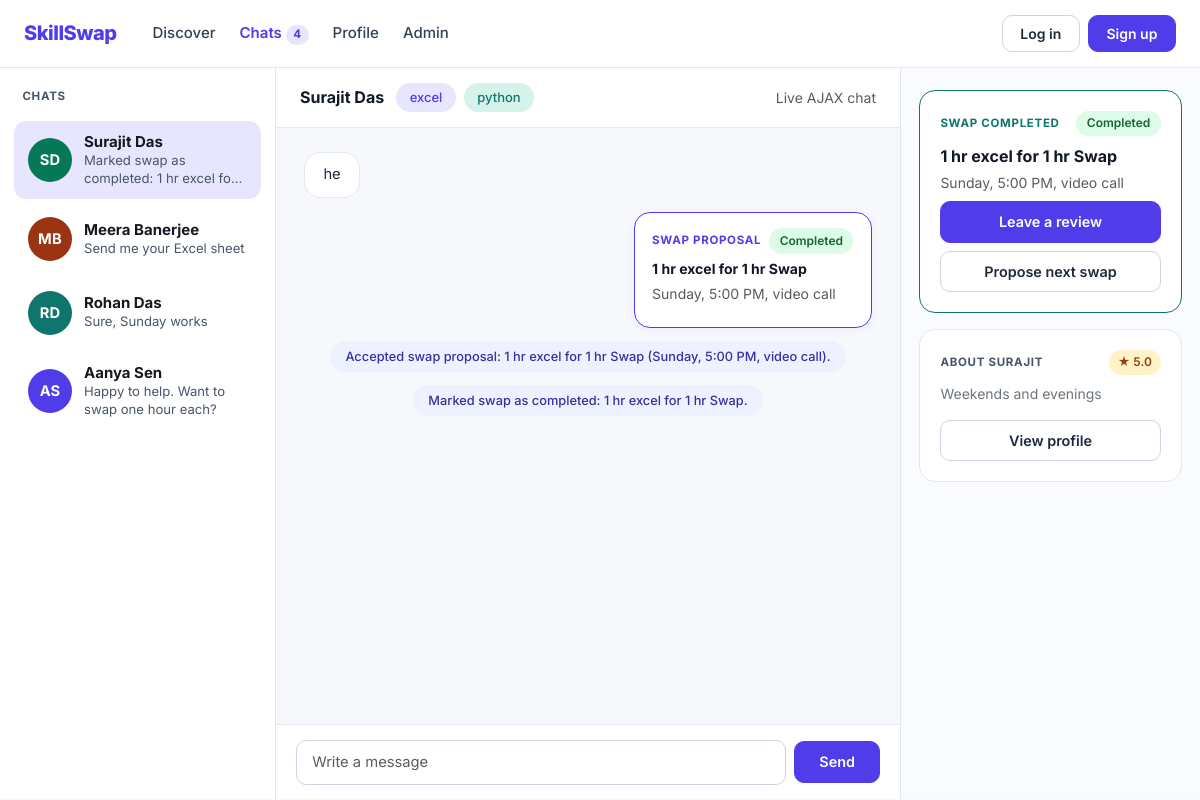
Page /chats.php on the committed database.
### tables this page shows
CREATE TABLE users (
        id INTEGER PRIMARY KEY AUTOINCREMENT,
        name TEXT NOT NULL,
        email TEXT NOT NULL UNIQUE,
        password_hash TEXT NOT NULL,
        initials TEXT NOT NULL,
        avatar_color TEXT NOT NULL DEFAULT '#503CE8',
        availability TEXT NOT NULL DEFAULT 'Weekends, online',
        location TEXT NOT NULL DEFAULT 'Online',
        bio TEXT NOT NULL DEFAULT '',
        created_at TEXT NOT NULL DEFAULT CURRENT_TIMESTAMP
    , role TEXT NOT NULL DEFAULT 'user', status TEXT NOT NULL DEFAULT 'active');

CREATE TABLE "swap_proposals" (
        id INTEGER PRIMARY KEY AUTOINCREMENT,
        proposer_id INTEGER NOT NULL,
        recipient_id INTEGER NOT NULL,
        title TEXT NOT NULL,
        teach_skill TEXT NOT NULL DEFAULT '',
        learn_skill TEXT NOT NULL DEFAULT '',
        schedule_text TEXT NOT NULL,
        note TEXT NOT NULL DEFAULT '',
        status TEXT NOT NULL DEFAULT 'pending' CHECK (status IN ('pending', 'accepted', 'declined', 'completed', 'cancelled')),
        updated_at TEXT NOT NULL DEFAULT CURRENT_TIMESTAMP,
        FOREIGN KEY (proposer_id) REFERENCES users(id) ON DELETE CASCADE,
        FOREIGN KEY (recipient_id) REFERENCES users(id) ON DELETE CASCADE
    );

### includes/auth.php (called while the page is built, shortened)
<?php
function isLoggedIn(): bool
{
    return isset($_SESSION['user_id']) && (int)$_SESSION['user_id'] > 0;
}
function getActiveUserId(): int
{
    return 1;
}
function getUserWithSkills(PDO $pdo, int $userId): ?array
{
    $stmt = $pdo->prepare(
        'SELECT id, name, email, initials, avatar_color, availability, location, bio, role, status, created_at
         FROM users WHERE id = ?'
    );
    $stmt->execute([$userId]);
    $user = $stmt->fetch();
    $skillStmt = $pdo->prepare(
        'SELECT skill_name, skill_type FROM user_skills WHERE user_id = ? ORDER BY sort_order ASC, id ASC'
    );
    $skillStmt->execute([$userId]);
    $teach = [];
    $learn = [];
    foreach ($skillStmt->fetchAll() as $row) {
        if ($row['skill_type'] === 'teach') {
            $teach[] = $row['skill_name'];
        } else {
            $learn[] = $row['skill_name'];
        }
    }
    $revStmt = $pdo->prepare(
        'SELECT COUNT(*) AS cnt, COALESCE(ROUND(AVG(rating), 1), 0) AS avg_rating
         FROM reviews WHERE reviewee_id = ?'
    );
    $revStmt->execute([$userId]);
    $revStats = $revStmt->fetch() ?: ['cnt' => 0, 'avg_rating' => 0];
    $user['teach_skills'] = $teach;
    $user['learn_skills'] = $learn;
    $user['review_count'] = (int)$revStats['cnt'];
    $user['avg_rating'] = (float)$revStats['avg_rating'];
    return $user;
}
function getUserReviews(PDO $pdo, int $userId, int $limit = 10): array
{
    $stmt = $pdo->prepare(
        'SELECT r.*, u.name AS reviewer_name, u.initials AS reviewer_initials, u.avatar_color AS reviewer_color
         FROM reviews r
         JOIN users u ON u.id = r.reviewer_id
         WHERE r.reviewee_id = ?
         ORDER BY r.id DESC
         LIMIT ?'
    );
    $stmt->execute([$userId, $limit]);
    return $stmt->fetchAll();
}
function getCurrentUser(PDO $pdo): array
{
    $user = getUserWithSkills($pdo, getActiveUserId());
    return $user;
}
function e(string $value): string
{
    return htmlspecialchars($value, ENT_QUOTES, 'UTF-8');
}

### includes/proposals.php (called while the page is built, shortened)
<?php
function fetchEnrichedProposal(PDO $pdo, int $proposalId, int $viewerId): ?array
{
    $stmt = $pdo->prepare(
        'SELECT sp.*,
                p.name AS proposer_name,
                r.name AS recipient_name
         FROM swap_proposals sp
         JOIN users p ON p.id = sp.proposer_id
         JOIN users r ON r.id = sp.recipient_id
         WHERE sp.id = ?'
    );
    $stmt->execute([$proposalId]);
    $row = $stmt->fetch();
    $row['is_proposer'] = ((int)$row['proposer_id'] === $viewerId);
    $row['is_recipient'] = ((int)$row['recipient_id'] === $viewerId);
    return $row;
}
function fetchLatestThreadProposal(PDO $pdo, int $userId, int $partnerId): ?array
{
    $stmt = $pdo->prepare(
        'SELECT id FROM swap_proposals
         WHERE (proposer_id = ? AND recipient_id = ?) OR (proposer_id = ? AND recipient_id = ?)
         ORDER BY id DESC LIMIT 1'
    );
    $stmt->execute([$userId, $partnerId, $partnerId, $userId]);
    $id = (int)$stmt->fetchColumn();
    return fetchEnrichedProposal($pdo, $id, $userId);
}
function fetchThreadMessages(PDO $pdo, int $userId, int $partnerId, int $afterId = 0): array
{
    $stmt = $pdo->prepare(
        'SELECT m.id, m.sender_id, m.receiver_id, m.body, m.message_type, m.proposal_id, m.created_at,
                sp.title AS proposal_title, sp.schedule_text AS proposal_schedule, sp.note AS proposal_note,
                sp.status AS proposal_status, sp.proposer_id AS proposal_proposer_id, sp.recipient_id AS proposal_recipient_id
         FROM messages m
         LEFT JOIN swap_proposals sp ON sp.id = m.proposal_id
         WHERE ((m.sender_id = ? AND m.receiver_id = ?) OR (m.sender_id = ? AND m.receiver_id = ?))
           AND m.id > ?
         ORDER BY m.id ASC'
    );
    $stmt->execute([$userId, $partnerId, $partnerId, $userId, $afterId]);
    return $stmt->fetchAll();
}

### chats.php (the view, shortened to what this page needs)
<?php
require_once __DIR__ . '/includes/header.php';
require_once __DIR__ . '/includes/proposals.php';
$myId = (int)$currentUser['id'];
$requestedPartnerId = isset($_GET['user_id']) ? (int)$_GET['user_id'] : 0;
$convStmt = $pdo->prepare(
    'SELECT u.id, u.name, u.initials, u.avatar_color, u.availability, u.location, u.bio,
            (
              SELECT m.body FROM messages m
              WHERE (m.sender_id = :uid AND m.receiver_id = u.id)
                 OR (m.sender_id = u.id AND m.receiver_id = :uid)
              ORDER BY m.id DESC LIMIT 1
            ) AS last_message,
            (
              SELECT m.id FROM messages m
              WHERE (m.sender_id = :uid AND m.receiver_id = u.id)
                 OR (m.sender_id = u.id AND m.receiver_id = :uid)
              ORDER BY m.id DESC LIMIT 1
            ) AS last_msg_id
     FROM users u
     WHERE u.id != :uid AND u.status = "active" AND u.role != "admin"
       AND (
         EXISTS (SELECT 1 FROM messages m WHERE (m.sender_id = :uid AND m.receiver_id = u.id) OR (m.sender_id = u.id AND m.receiver_id = :uid))
         OR EXISTS (SELECT 1 FROM swap_proposals sp WHERE (sp.proposer_id = :uid AND sp.recipient_id = u.id) OR (sp.proposer_id = u.id AND sp.recipient_id = :uid))
         OR u.id = :req_id
       )
     ORDER BY COALESCE(last_msg_id, 0) DESC, u.id ASC'
);
$convStmt->execute([':uid' => $myId, ':req_id' => $requestedPartnerId]);
$conversations = $convStmt->fetchAll();
$activePartner = null;
if (!$activePartner && !empty($conversations)) {
    $activePartner = getUserWithSkills($pdo, (int)$conversations[0]['id']);
}
if ($activePartner) {
    $activePartner['reviews'] = getUserReviews($pdo, (int)$activePartner['id'], 5);
}
$messages = [];
$proposal = null;
if ($activePartner) {
    $partnerId = (int)$activePartner['id'];
    $messages = fetchThreadMessages($pdo, $myId, $partnerId, 0);
    $proposal = fetchLatestThreadProposal($pdo, $myId, $partnerId);
}
$partnerFirstName = $activePartner ? strtoupper(explode(' ', $activePartner['name'])[0]) : 'PARTNER';
?>
<div class="chats-shell" data-current-user-id="<?= $myId ?>" data-partner-id="<?= $activePartner ? (int)$activePartner['id'] : 0 ?>">
  <aside class="chats-list-pane">
    <div class="ss-section-label px-2 mb-3">Chats</div>
    <div class="d-flex flex-column" id="chatThreadList">
      <?php foreach ($conversations as $conv): ?>
        <?php $isActive = $activePartner && (int)$conv['id'] === (int)$activePartner['id']; ?>
        <a
          href="chats.php?user_id=<?= (int)$conv['id'] ?>"
          class="chat-thread-item <?= $isActive ? 'active' : '' ?>"
          data-thread-user-id="<?= (int)$conv['id'] ?>"
        >
          <span class="avatar-circle" style="background-color: <?= e($conv['avatar_color']) ?>;">
            <?= e($conv['initials']) ?>
          </span>
          <div class="min-w-0 flex-grow-1">
            <div class="chat-thread-name text-truncate"><?= e($conv['name']) ?></div>
            <div class="chat-thread-preview" data-preview-for="<?= (int)$conv['id'] ?>">
              <?= e($conv['last_message'] ?: 'Start a skill swap conversation') ?>
            </div>
          </div>
        </a>
      <?php endforeach; ?>
    </div>
  </aside>
  <section class="chats-main-pane">
    <?php if ($activePartner): ?>
      <header class="chat-main-header" id="chatMainHeader">
        <div class="d-flex flex-wrap align-items-center gap-2">
          <span class="fw-bold fs-6 me-1" id="chatPartnerName"><?= e($activePartner['name']) ?></span>
          <span id="chatPartnerSkills" class="d-inline-flex flex-wrap gap-2">
            <?php if (!empty($activePartner['teach_skills'])): ?>
              <span class="pill-teach"><?= e($activePartner['teach_skills'][0]) ?></span>
            <?php endif; ?>
            <?php if (!empty($activePartner['learn_skills'])): ?>
              <span class="pill-learn"><?= e($activePartner['learn_skills'][0]) ?></span>
            <?php endif; ?>
          </span>
        </div>
        <span class="small text-muted d-none d-sm-inline" id="ajaxStatusHint">Live AJAX chat</span>
      </header>
      <div class="chat-messages-scroll" id="chatMessagesBox">
        <?php if (empty($messages)): ?>
          <div class="text-center text-muted small my-auto py-4" id="emptyChatHint">
            Say hello to <?= e($activePartner['name']) ?> and propose a time for your skill swap!
          </div>
        <?php else: ?>
          <?php foreach ($messages as $msg): ?>
            <?php
              $isMine = (int)$msg['sender_id'] === $myId;
              $mType = $msg['message_type'] ?? 'text';
            ?>
            <?php if ($mType === 'proposal' && !empty($msg['proposal_id'])): ?>
              <?php
                $pSt = $msg['proposal_status'] ?? 'pending';
              ?>
              <div class="chat-proposal-card <?= $isMine ? 'mine' : 'theirs' ?>" data-message-id="<?= (int)$msg['id'] ?>" data-inline-proposal-id="<?= (int)$msg['proposal_id'] ?>">
                <div class="d-flex align-items-center justify-content-between gap-2 mb-1">
                  <span class="ss-section-label" style="color: var(--ss-primary);">Swap proposal</span>
                  <span class="status-pill status-<?= e($pSt) ?>" data-inline-status-badge="<?= (int)$msg['proposal_id'] ?>"><?= e($pSt) ?></span>
                </div>
                <div class="fw-bold small mb-1"><?= e($msg['proposal_title'] ?? $msg['body']) ?></div>
                <?php if (!empty($msg['proposal_schedule'])): ?>
                  <div class="text-muted small mb-2"><?= e($msg['proposal_schedule']) ?></div>
                <?php endif; ?>
              </div>
            <?php elseif ($mType === 'system'): ?>
              <div class="chat-system-notice" data-message-id="<?= (int)$msg['id'] ?>">
                <?= e($msg['body']) ?>
              </div>
            <?php else: ?>
              <div class="chat-bubble <?= $isMine ? 'chat-bubble-out' : 'chat-bubble-in' ?>" data-message-id="<?= (int)$msg['id'] ?>">
                <?= e($msg['body']) ?>
              </div>
            <?php endif; ?>
          <?php endforeach; ?>
        <?php endif; ?>
      </div>
      <form class="chat-composer" id="chatMessageForm" autocomplete="off">
        <div class="d-flex align-items-center gap-2">
          <input type="text" class="form-control" id="chatMessageInput" placeholder="Write a message" required>
          <button type="submit" class="btn btn-ss-primary px-4" id="chatSendBtn">Send</button>
        </div>
      </form>
    <?php else: ?>
      <div class="m-auto text-center text-muted p-4">
        Select a match from <a href="discover.php">Discover</a> to start chatting.
      </div>
    <?php endif; ?>
  </section>
  <?php if ($activePartner): ?>
    <aside class="chats-right-pane">
      <div class="swap-proposal-card <?= ($proposal && in_array($proposal['status'], ['accepted', 'completed'], true)) ? 'accepted' : '' ?>" id="swapProposalCard">
        <?php if ($proposal): ?>
          <?php $st = $proposal['status']; ?>
          <div class="d-flex align-items-center justify-content-between mb-2">
            <span class="ss-section-label" style="color: <?= in_array($st, ['accepted', 'completed'], true) ? '#0F766E' : ($st === 'declined' ? '#991B1B' : 'var(--ss-primary)') ?>;" id="proposalStatusLabel">
              <?= $st === 'accepted' ? 'Swap accepted' : ($st === 'completed' ? 'Swap completed' : ($st === 'declined' ? 'Swap declined' : 'Swap proposal')) ?>
            </span>
            <span class="status-pill status-<?= e($st) ?>"><?= e($st) ?></span>
          </div>
          <div class="fw-bold mb-1" id="proposalTitle"><?= e($proposal['title']) ?></div>
          <div class="text-muted small mb-2" id="proposalSchedule"><?= e($proposal['schedule_text']) ?></div>
          <div class="d-grid gap-2 mt-2" id="proposalActions">
            <?php if ($st === 'pending'): ?>
              <?php if (!empty($proposal['is_recipient'])): ?>
                <button type="button" class="btn btn-ss-primary w-100 proposal-action-btn" data-action="accept_proposal" data-proposal-id="<?= (int)$proposal['id'] ?>">
                  Accept
                </button>
                <div class="d-flex gap-2">
                  <button type="button" class="btn btn-ss-outline flex-grow-1" data-bs-toggle="modal" data-bs-target="#changeTimeModal">
                    Change time
                  </button>
                  <button type="button" class="btn btn-ss-outline text-danger proposal-action-btn" data-action="decline_proposal" data-proposal-id="<?= (int)$proposal['id'] ?>">
                    Decline
                  </button>
                </div>
              <?php else: ?>
                <div class="small text-muted bg-light rounded-3 px-3 py-2 text-center">
                  Waiting for <?= e(explode(' ', $activePartner['name'])[0]) ?> to accept
                </div>
                <div class="d-flex gap-2">
                  <button type="button" class="btn btn-ss-outline flex-grow-1" data-bs-toggle="modal" data-bs-target="#changeTimeModal">
                    Change time
                  </button>
                  <button type="button" class="btn btn-ss-outline text-danger proposal-action-btn" data-action="cancel_proposal" data-proposal-id="<?= (int)$proposal['id'] ?>">
                    Cancel
                  </button>
                </div>
              <?php endif; ?>
            <?php elseif ($st === 'completed'): ?>
              <button
                type="button"
                class="btn btn-ss-primary w-100 open-review-btn"
                data-reviewee-id="<?= (int)$activePartner['id'] ?>"
                data-reviewee-name="<?= e($activePartner['name']) ?>"
                data-proposal-id="<?= (int)$proposal['id'] ?>"
                data-skill="<?= e($activePartner['teach_skills'][0] ?? '') ?>"
              >
                Leave a review
              </button>
              <button type="button" class="btn btn-ss-outline w-100" data-bs-toggle="modal" data-bs-target="#changeTimeModal">
                Propose next swap
              </button>
            <?php else: ?>
              <button type="button" class="btn btn-ss-primary w-100" data-bs-toggle="modal" data-bs-target="#changeTimeModal">
                Propose new swap
              </button>
            <?php endif; ?>
          </div>
        <?php endif; ?>
      </div>
      <div class="about-partner-card" id="aboutPartnerCard">
        <div class="d-flex align-items-center justify-content-between mb-2">
          <div class="ss-section-label" id="aboutPartnerHeading">About <?= e($partnerFirstName) ?></div>
          <?php if ($activePartner['review_count'] > 0): ?>
            <span class="rating-badge" id="aboutPartnerRating">★ <?= number_format((float)$activePartner['avg_rating'], 1) ?></span>
          <?php else: ?>
            <span class="rating-badge d-none" id="aboutPartnerRating"></span>
          <?php endif; ?>
        </div>
        <div class="text-secondary small mb-3" id="aboutPartnerAvail"><?= e($activePartner['availability']) ?></div>
        <button
          type="button"
          class="btn btn-ss-outline w-100 view-profile-btn"
          id="aboutViewProfileBtn"
          data-user='<?= e(json_encode($activePartner, JSON_UNESCAPED_UNICODE)) ?>'
        >
          View profile
        </button>
      </div>
    </aside>
  <?php endif; ?>
</div>
<?php require_once __DIR__ . '/includes/footer.php'; ?>

### rows in the picture
users: initials "SD", name "Surajit Das", last_message "Marked swap as completed: 1 hr excel for…", name "SURAJIT", availability "Weekends and evenings"
users: initials "MB", name "Meera Banerjee", last_message "Send me your Excel sheet"
users: initials "RD", name "Rohan Das", last_message "Sure, Sunday works"
users: initials "AS", name "Aanya Sen", last_message "Happy to help. Want to swap one hour each?"
swap_proposals: status "Completed", title "1 hr excel for 1 hr Swap", schedule_text "Sunday, 5:00 PM, video call"

### other values in the picture
$pendingIncomingCount "4"
$activePartner['teach_skills'][0] "excel"
$activePartner['learn_skills'][0] "python"
$msg['body'] "he"
$pSt "Completed"
$msg['proposal_title'] "1 hr excel for 1 hr Swap"
$msg['proposal_schedule'] "Sunday, 5:00 PM, video call"
$msg['body'] "Accepted swap proposal: 1 hr excel for 1 hr Swap (Sunday, 5:00 PM, video call)."
$msg['body'] "Marked swap as completed: 1 hr excel for 1 hr Swap."
$activePartner['avg_rating'] "5.0"
